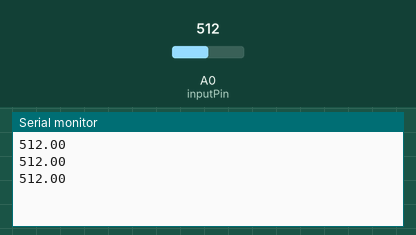
Bench run of a sketch on a simulated Arduino Uno, built with avr-gcc and run on an emulated ATmega328P. Shown: the last lines printed to the serial monitor. Inputs (shaded band) come from the test bench; at power-on: A0 (inputPin) = 512.

Above: at 1.2 s.
1.3 s: A0 (inputPin) set to 716
At 1.88 s:
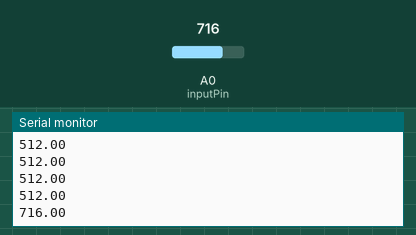
2.8 s: A0 (inputPin) set to 900
At 2.88 s:
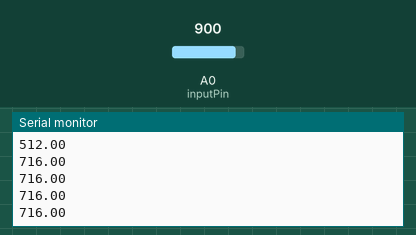
Timing chart, 0 to 5.8 s (numbered marks = the images above; inputs shaded):
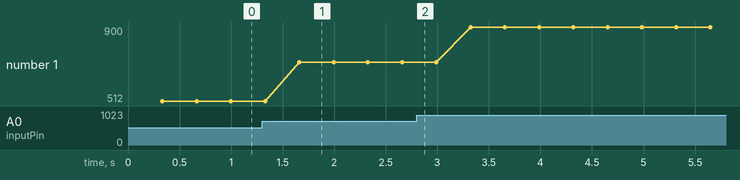

Measured:
- after the input at 1.3 s, the serial monitor: prints a new line after 0.36 s (image 1)
- plotted number 1: 512 → 716 after the input at 1.3 s, 716 → 900 after the input at 2.8 s

The sketch:

angler_arduino.ino
```cpp
//the constant pin for the input for the potmeter
const byte inputPin = A0;
//the constant length of our buffer
const int bufLength = 200;
//the buffer for our input
float buf[bufLength];
//teh current value we are calculating
float current;

void setup() {
    //clear buffer
    for (int i = 0; i < bufLength; i++) {
        buf[i] = 0;
    }
    //begin serial (which in this case is also bluetooth
    Serial.begin(9600);
    //init the input put for the potmeter
    pinMode(inputPin, INPUT);
}


void loop() {
    //full describes if the buffer is full
    bool full = false;
    int i;
    //add analogRead of the potmeter to the buffer and check if its full
    for (i = 0; i < bufLength; i++) {
        if (buf[i] == 0) {
            buf[i] = analogRead(inputPin);
            if (i == bufLength - 1) {
                full = true;
            }
            break;
        }
    }
    if (full) {
        //sort the buffer by size
        qsort(buf, bufLength, sizeof(buf[0]), [](float a, float b) {
            return a < b;
        });
        //get the median
        current = buf[(bufLength-1)/2];
        //clear the buffer
        for (int i = 0; i < bufLength; i++) {
            buf[i] = 0;
        }
        //send the median over bluetooth
        Serial.println(String(current));
    }

}
```
